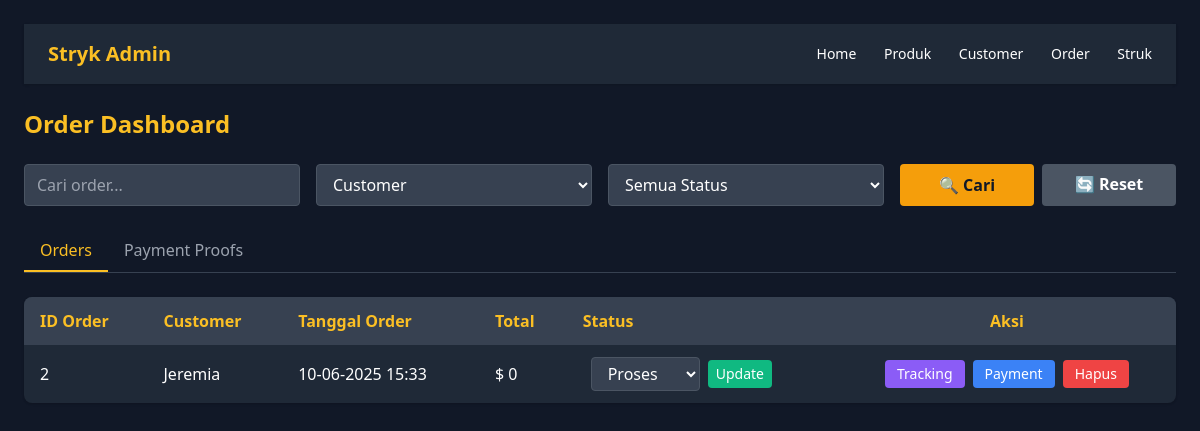
The page /admin/order_admin.php on the database as committed earlier.
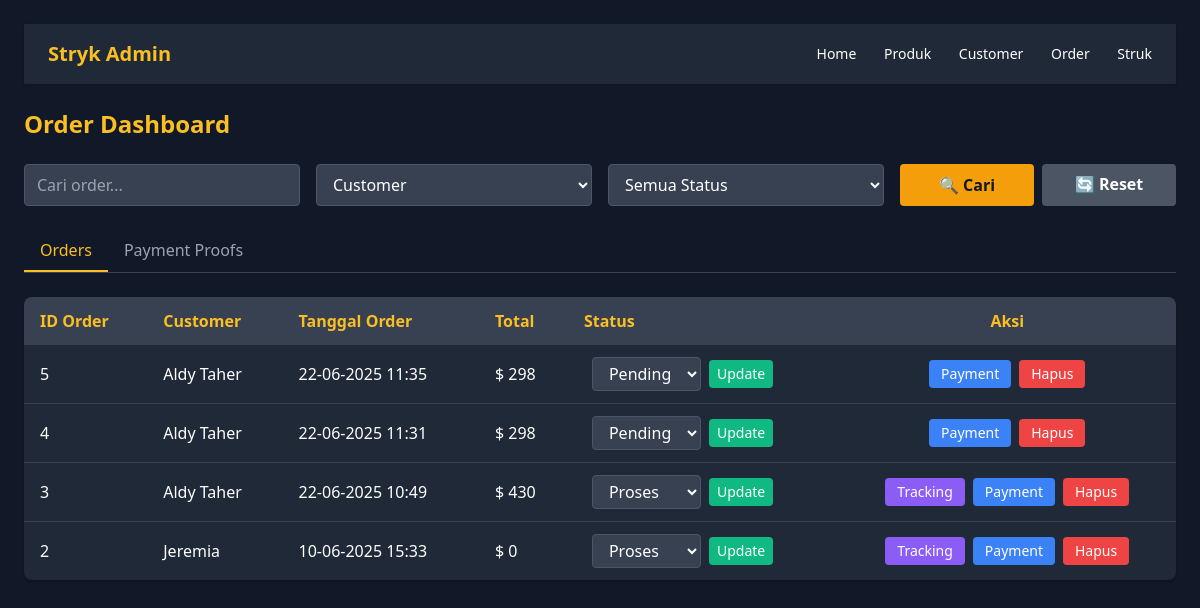
The same page on the database as committed later.
### tables this page shows
CREATE TABLE `orders` (
  `order_id` int NOT NULL,
  `customer_id` int NOT NULL,
  `tgl_order` datetime NOT NULL,
  `total_harga` decimal(12,2) NOT NULL,
  `status` varchar(20) NOT NULL
);

CREATE TABLE `customer` (
  `customer_id` int NOT NULL,
  `nama` varchar(100) NOT NULL,
  `password` text NOT NULL,
  `email` varchar(100) NOT NULL,
  `no_telepon` varchar(20) NOT NULL,
  `alamat` text NOT NULL
);

### admin/order_admin.php (the view, shortened to what this page needs)
<?php
include 'koneksi.php';
include 'header_admin.php';
$search = $_GET['search'] ?? '';
$search_by = $_GET['search_by'] ?? 'customer';
$query = "
  SELECT o.order_id, c.customer_id, c.nama AS customer, o.tgl_order, o.total_harga, o.status
  FROM orders o
  JOIN customer c ON o.customer_id = c.customer_id
  WHERE 1=1
";
$query .= " ORDER BY o.tgl_order DESC";
$result = mysqli_query($conn, $query);
?>
<!DOCTYPE html>
<html lang="id">
<head>
  <link href="https://cdn.jsdelivr.net/npm/tailwindcss@2.2.19/dist/tailwind.min.css" rel="stylesheet">
  <link rel="stylesheet" href="https://cdnjs.cloudflare.com/ajax/libs/font-awesome/6.0.0/css/all.min.css">
</head>
<body class="bg-gray-900 text-white p-6">
  <h1 class="text-2xl font-bold text-yellow-400 mb-6">Order Dashboard</h1>
  <form method="GET" class="grid grid-cols-1 md:grid-cols-4 gap-4 mb-6">
    <div>
      <input type="text" name="search" class="w-full px-3 py-2 rounded bg-gray-700 text-white border border-gray-600"
             placeholder="Cari order..." value="<?= htmlspecialchars($search) ?>">
    </div>
    <div>
      <select name="search_by" class="w-full px-3 py-2 rounded bg-gray-700 text-white border border-gray-600">
        <option value="customer" <?= $search_by === 'customer' ? 'selected' : '' ?>>Customer</option>
      </select>
    </div>
    <div>
      <select name="status" class="w-full px-3 py-2 rounded bg-gray-700 text-white border border-gray-600">
        <option value="">Semua Status</option>
      </select>
    </div>
    <div class="grid grid-cols-2 gap-2">
      <button type="submit" class="bg-yellow-500 hover:bg-yellow-600 text-gray-900 font-bold py-2 px-4 rounded">
        🔍 Cari
      </button>
      <a href="order_admin.php" class="bg-gray-600 hover:bg-gray-700 text-white font-bold py-2 px-4 rounded text-center">
        🔄 Reset
      </a>
    </div>
  </form>
  <div class="flex border-b border-gray-700 mb-6">
    <a href="order_admin.php" class="px-4 py-2 <?= !isset($_GET['view_payments']) ? 'border-b-2 border-yellow-400 text-yellow-400' : 'text-gray-400' ?> font-medium">
      Orders
    </a>
    <a href="order_admin.php?view_payments=1" class="px-4 py-2 <?= isset($_GET['view_payments']) ? 'border-b-2 border-yellow-400 text-yellow-400' : 'text-gray-400' ?> font-medium">
      Payment Proofs
    </a>
  </div>
  <?php if (!isset($_GET['view_payments'])): ?>
    <div class="bg-gray-800 rounded-lg shadow overflow-hidden">
      <table class="w-full">
        <thead class="bg-gray-700 text-yellow-400">
          <tr>
            <th class="py-3 px-4 text-left">ID Order</th>
            <th class="py-3 px-4 text-left">Customer</th>
            <th class="py-3 px-4 text-left">Tanggal Order</th>
            <th class="py-3 px-4 text-left">Total</th>
            <th class="py-3 px-4 text-left">Status</th>
            <th class="py-3 px-4 text-center">Aksi</th>
          </tr>
        </thead>
        <tbody class="divide-y divide-gray-700">
          <?php while ($row = mysqli_fetch_assoc($result)) : ?>
            <tr class="hover:bg-gray-700">
              <td class="py-3 px-4"><?= $row['order_id'] ?></td>
              <td class="py-3 px-4"><?= htmlspecialchars($row['customer']) ?></td>
              <td class="py-3 px-4"><?= date('d-m-Y H:i', strtotime($row['tgl_order'])) ?></td>
              <td class="py-3 px-4">$ <?= number_format($row['total_harga'], 0, ',', '.') ?></td>
              <td class="py-3 px-4">
                <form method="POST" class="flex items-center space-x-2">
                  <select name="status" class="px-3 py-1 rounded bg-gray-700 text-white border border-gray-600">
                    <option value="pending" <?= $row['status'] === 'pending' ? 'selected' : '' ?>>Pending</option>
                    <option value="proses" <?= $row['status'] === 'proses' ? 'selected' : '' ?>>Proses</option>
                  </select>
                  <button type="submit" name="update_status" class="bg-green-500 hover:bg-green-600 text-white px-2 py-1 rounded text-sm">
                    Update
                  </button>
                </form>
              </td>
              <td class="py-3 px-4 text-center">
                <div class="flex justify-center space-x-2">
                  <?php if ($row['status'] === 'proses'): ?>
                    <a href="tracking_admin.php?order_id=<?= $row['order_id'] ?>"
                      class="bg-purple-500 hover:bg-purple-600 text-white px-3 py-1 rounded text-sm">
                      Tracking
                    </a>
                  <?php endif; ?>
                  <a href="order_admin.php?view_payments=1&order_id=<?= $row['order_id'] ?>"
                    class="bg-blue-500 hover:bg-blue-600 text-white px-3 py-1 rounded text-sm">
                    Payment
                  </a>
                  <a href="order_admin.php?hapus=<?= $row['order_id'] ?>"
                    onclick="return confirm('Yakin hapus order ini?')"
                    class="bg-red-500 hover:bg-red-600 text-white px-3 py-1 rounded text-sm">
                    Hapus
                  </a>
                </div>
              </td>
            </tr>
          <?php endwhile; ?>
        </tbody>
      </table>
    </div>
  <?php endif; ?>
</body>
</html>

### admin/header_admin.php (shortened to what this page needs)
  <!DOCTYPE html>
<html lang="id">
<head>
  <link href="https://cdn.jsdelivr.net/npm/tailwindcss@2.2.19/dist/tailwind.min.css" rel="stylesheet">
</head>
  <body class="bg-gray-900 text-white p-6">
  <nav class="bg-gray-800 shadow px-6 py-4 flex justify-between items-center mb-6">
    <h1 class="text-xl font-bold text-yellow-400">Stryk Admin</h1>
    <div class="space-x-6 text-sm text-white">
      <a href="index_admin.php" class="hover:text-yellow-400">Home</a>
      <a href="produk_admin.php" class="hover:text-yellow-400">Produk</a>
      <a href="customer_admin.php" class="hover:text-yellow-400">Customer</a>
      <a href="order_admin.php" class="hover:text-yellow-400">Order</a>
      <a href="struk_admin.php" class="hover:text-yellow-400">Struk</a>
    </div>
  </nav>
  </body>

Rows that differ between the two databases and show on the page:
added orders: order_id "5", customer.nama "Aldy Taher", tgl_order "22-06-2025 11:35", total_harga "298", status "Pending"
added orders: order_id "4", customer.nama "Aldy Taher", tgl_order "22-06-2025 11:31", total_harga "298", status "Pending"
added orders: order_id "3", customer.nama "Aldy Taher", tgl_order "22-06-2025 10:49", total_harga "430", status "Proses"
